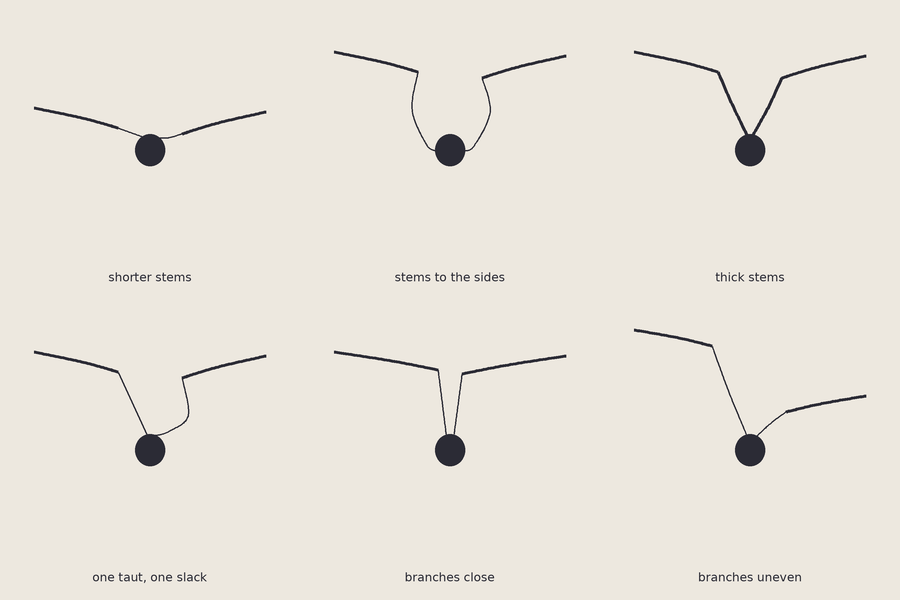

This figure's Python source:
"""A51 — The Strange Panel. Only the both-stems apple. Six panels, ONE variable changed per panel
from the A50 baseline (apple fixed at center, always two stems, always two boughs)."""
from PIL import Image, ImageDraw, ImageFont
import numpy as np
SS=3
PAPER=(237,232,223); INK=(43,43,53); MID=(150,146,140)
def L(d,pts,col=INK,w=2.6):
    d.line([(int(x*SS),int(y*SS)) for x,y in pts],fill=col,width=max(1,int(w*SS)),joint="curve")
def E(d,c,rx,ry,col): d.ellipse([int((c[0]-rx)*SS),int((c[1]-ry)*SS),int((c[0]+rx)*SS),int((c[1]+ry)*SS)],fill=col)
def cmr(nodes,n=22):
    P=[np.array(p,float) for p in nodes]; P=([P[0]]+P+[P[-1]]); out=[]
    for i in range(1,len(P)-2):
        p0,p1,p2,p3=P[i-1],P[i],P[i+1],P[i+2]
        for t in np.linspace(0,1,n,endpoint=False):
            t2=t*t;t3=t2*t
            out.append(tuple(0.5*((2*p1)+(-p0+p2)*t+(2*p0-5*p1+4*p2-p3)*t2+(-p0+3*p1-3*p2+p3)*t3)))
    out.append(tuple(P[-2])); return out

def boughL(d,o,tip,start=(34,52)):
    L(d,cmr([(o[0]+start[0],o[1]+start[1]),(o[0]+(start[0]+tip[0])//2+6,o[1]+(start[1]+tip[1])//2),(o[0]+tip[0],o[1]+tip[1])]),w=3.0)
def boughR(d,o,tip,start=(266,56)):
    L(d,cmr([(o[0]+start[0],o[1]+start[1]),(o[0]+(start[0]+tip[0])//2-6,o[1]+(start[1]+tip[1])//2),(o[0]+tip[0],o[1]+tip[1])]),w=3.0)
def appleball(d,o): E(d,(o[0]+150,o[1]+150),15,16,INK)

def p_length(d,o):   # shorter stems (boughs lowered, same spread)
    boughL(d,o,(118,128),start=(34,108)); boughR(d,o,(182,134),start=(266,112)); appleball(d,o)
    L(d,cmr([(o[0]+118,o[1]+128),(o[0]+132,o[1]+133),(o[0]+146,o[1]+138)]),w=1.5)
    L(d,cmr([(o[0]+182,o[1]+134),(o[0]+168,o[1]+138),(o[0]+154,o[1]+138)]),w=1.5)
def p_angle(d,o):    # stems arrive at the apple's sides
    boughL(d,o,(118,72)); boughR(d,o,(182,78)); appleball(d,o)
    L(d,cmr([(o[0]+118,o[1]+72),(o[0]+112,o[1]+110),(o[0]+126,o[1]+144),(o[0]+136,o[1]+151)]),w=1.5)
    L(d,cmr([(o[0]+182,o[1]+78),(o[0]+190,o[1]+112),(o[0]+174,o[1]+146),(o[0]+164,o[1]+151)]),w=1.5)
def p_thick(d,o):    # thick stems
    boughL(d,o,(118,72)); boughR(d,o,(182,78)); appleball(d,o)
    L(d,cmr([(o[0]+118,o[1]+72),(o[0]+132,o[1]+104),(o[0]+147,o[1]+135)]),w=3.2)
    L(d,cmr([(o[0]+182,o[1]+78),(o[0]+168,o[1]+108),(o[0]+153,o[1]+135)]),w=3.2)
def p_asym(d,o):     # one taut, one slack
    boughL(d,o,(118,72)); boughR(d,o,(182,78)); appleball(d,o)
    L(d,[(o[0]+118,o[1]+72),(o[0]+147,o[1]+135)],w=1.5)
    L(d,cmr([(o[0]+182,o[1]+78),(o[0]+188,o[1]+116),(o[0]+168,o[1]+132),(o[0]+153,o[1]+136)]),w=1.5)
def p_close(d,o):    # branches close together
    boughL(d,o,(138,70)); boughR(d,o,(162,74)); appleball(d,o)
    L(d,cmr([(o[0]+138,o[1]+70),(o[0]+142,o[1]+102),(o[0]+146,o[1]+134)]),w=1.5)
    L(d,cmr([(o[0]+162,o[1]+74),(o[0]+158,o[1]+104),(o[0]+154,o[1]+134)]),w=1.5)
def p_height(d,o):   # branches uneven (one high, one low)
    boughL(d,o,(112,46),start=(34,30)); boughR(d,o,(186,112),start=(266,96)); appleball(d,o)
    L(d,cmr([(o[0]+112,o[1]+46),(o[0]+128,o[1]+90),(o[0]+146,o[1]+134)]),w=1.5)
    L(d,cmr([(o[0]+186,o[1]+112),(o[0]+170,o[1]+124),(o[0]+155,o[1]+138)]),w=1.5)

PANELS=[("shorter stems",p_length),("stems to the sides",p_angle),("thick stems",p_thick),
        ("one taut, one slack",p_asym),("branches close",p_close),("branches uneven",p_height)]
def render(path):
    cw,ch=300,300; W,H=3*cw,2*ch
    img=Image.new("RGB",(W*SS,H*SS),PAPER); d=ImageDraw.Draw(img)
    try: font=ImageFont.truetype('/usr/share/fonts/truetype/dejavu/DejaVuSans.ttf',int(12*SS))
    except: font=ImageFont.load_default()
    for i,(title,fn) in enumerate(PANELS):
        o=((i%3)*cw,(i//3)*ch)
        fn(d,o)
        tw=d.textlength(title,font=font)
        d.text((int(o[0]*SS+(cw*SS-tw)//2),int((o[1]+ch-30)*SS)),title,fill=INK,font=font)
    img=img.resize((W,H),Image.LANCZOS); img.save(path); print("saved",path)
if __name__=="__main__":
    render("/sessions/wizardly-stoic-cerf/mnt/hessentials/illustration/loomis/sketch201_u5_a51_the_strange_panel.png")
